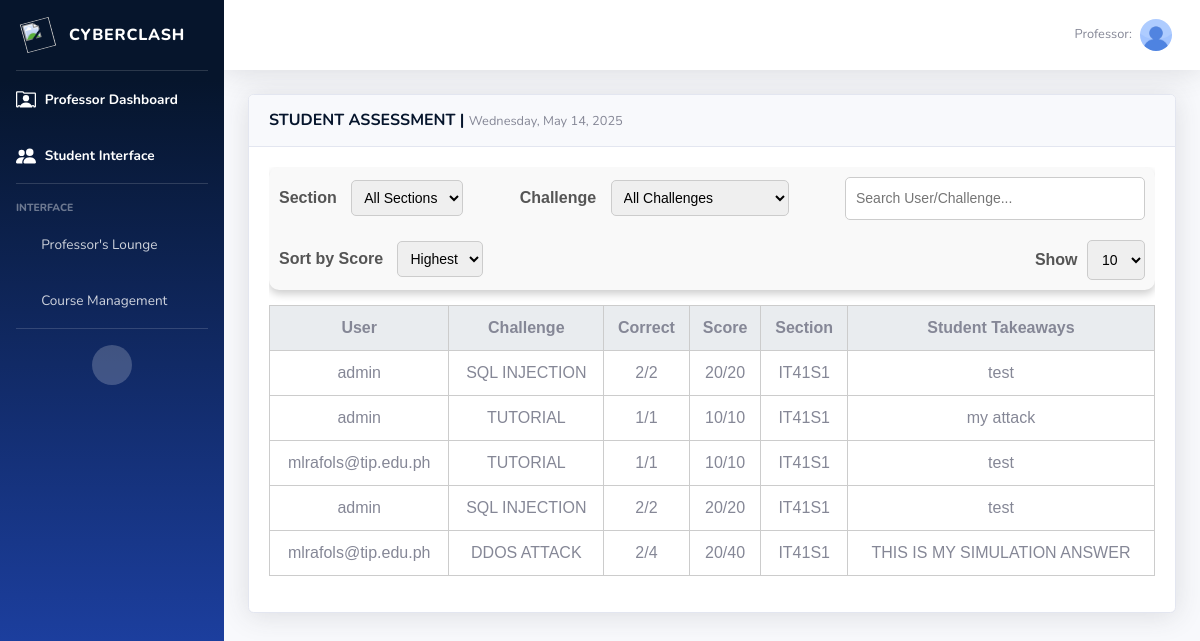
Page /student-assessment/ on the committed database.
### myapp/models.py (models this page shows, shortened)
class Score(models.Model):
    user = models.ForeignKey(User, on_delete=models.CASCADE)
    score = models.IntegerField()
    date_submitted = models.DateField(auto_now_add=True)
    created_at = models.DateTimeField(auto_now_add=True)
    finished = models.BooleanField(default=False)
    category = models.CharField(max_length=255)
    correct_submissions = models.IntegerField(default=0)
    incorrect_submissions = models.IntegerField(default=0)
    canvas_state_title = models.CharField(max_length=100, null=True, blank=True)
    closed_by_user = models.BooleanField(default=False)
    canvas_explanation = models.TextField(null=True, blank=True)
    total_possible_score = models.IntegerField(default=0)  # Total score possible for the challenge
    total_possible_correct_answers = models.IntegerField(default=0)  # Total correct answers possible for the challenge

class UserProfile(models.Model):
    user = models.OneToOneField(User, on_delete=models.CASCADE)
    section = models.CharField(max_length=255, null=False, blank=False)  # Ensure it's not null
    program = models.CharField(max_length=255, null=True, blank=True)   # Optional fields
    course_code = models.CharField(max_length=255, null=True, blank=True)
    course_name = models.CharField(max_length=255, null=True, blank=True)
    profile_image = models.ImageField(upload_to='profile_images/', blank=True, null=True, default='profile_images/default_QBRSs97.jpg')
    is_online = models.BooleanField(default=False)
    score = models.IntegerField(default=0)
    accepted_data_privacy = models.BooleanField(default=False)

### myapp/views.py (the view)
# urls.py: path('student-assessment/', views.student_assessment, name='student_assessment'),
def student_assessment(request):
    scores = Score.objects.select_related('user').all()
    user_profiles = UserProfile.objects.all()  # Get all user profiles
    challenges = CanvasState.objects.all()
    data = []
    for challenge in challenges:
        answered_students = [
            score for score in scores if score.canvas_state_title == challenge.title
        ]
        for score in answered_students:
            user_profile = user_profiles.filter(user_id=score.user_id).first()
            section = user_profile.section if user_profile else "N/A"
            canvas_state_title = score.canvas_state_title or "No Title"
            ratio = (
                f"{score.correct_submissions}/{score.total_possible_correct_answers}"
                if score.total_possible_correct_answers > 0
                else "N/A"
            )
            score_ratio = (
                f"{score.score}/{score.total_possible_score}"
                if score.total_possible_score > 0
                else "N/A"
            )
            canvas_explanation = score.canvas_explanation or "No explanation provided"
            data.append({
                "user": score.user.username,
                "canvas_state_title": canvas_state_title,
                "ratio": ratio,
                "score_ratio": score_ratio,
                "section": section,
                "canvas_explanation": canvas_explanation,
                "challenge_title": challenge.title
            })
    return render(request, 'myapp/professor/professor_answered.html', {
        "data": data,
        "challenges": challenges,
        "user_profiles": user_profiles
    })

### myapp/templates/myapp/professor/professor_answered.html (shortened to what this page needs)
{% load static %}
<!DOCTYPE html>
<html lang="en">
<head>
    <link href="{% static 'vendor/fontawesome-free/css/all.min.css' %}" rel="stylesheet" type="text/css">
    <link href="{% static 'css/sb-admin-2.min.css' %}" rel="stylesheet">
</head>
<body>
    {% include "myapp/professor/professor_sidebar.html" %}
    <div class="container-fluid">
        <div class="card shadow mb-4">
            <div class="card-header py-3">
                <h6 class="m-0 font-weight-bold text-primary">STUDENT ASSESSMENT | <span id="currentDate" class="text-gray-600 small"></span></h6>
            </div>
            <div class="card-body">
                <div class="table-responsive">
<link rel="stylesheet" href="https://cdn.datatables.net/1.10.21/css/jquery.dataTables.min.css">
<div style="display: flex; flex-wrap: wrap; align-items: center; justify-content: space-between; padding: 10px; background-color: #f9f9f9; border-radius: 10px; box-shadow: 0 4px 8px rgba(0, 0, 0, 0.2); margin-bottom: 15px; gap: 20px; font-family: Arial, sans-serif;">
    <div>
        <label for="sectionFilter" style="font-weight: bold; color: #555;">Section</label>
<select id="sectionFilter" onchange="filterData()"
        style="padding: 8px; margin-left: 10px; font-size: 14px; border: 1px solid #ccc; border-radius: 5px;">
    <option value="">All Sections</option>
</select>
    </div>
    <div>
        <label for="challengeFilter" style="font-weight: bold; color: #555;">Challenge</label>
        <select id="challengeFilter" onchange="filterData()" style="padding: 8px; margin-left: 10px; font-size: 14px; border: 1px solid #ccc; border-radius: 5px;">
            <option value="">All Challenges</option>
        </select>
    </div>
    <input type="text" id="searchBar" placeholder="Search User/Challenge..."
           onkeyup="searchTable()"
           style="padding: 10px; font-size: 14px; width: 300px; border: 1px solid #ccc; border-radius: 5px; outline: none; box-sizing: border-box;"/>
<div>
    <label for="sortScoreOrder" style="font-weight: bold; color: #555;">Sort by Score</label>
    <select id="sortScoreOrder" onchange="sortTableByScore()"
            style="padding: 8px; font-size: 14px; margin-left: 10px; border: 1px solid #ccc; border-radius: 5px;">
        <option value="desc">Highest</option>
    </select>
</div>
    <div>
        <label for="entriesSelect" style="font-weight: bold; color: #555;">Show</label>
        <select id="entriesSelect" onchange="updateEntries()"
                style="padding: 10px; font-size: 14px; margin-left: 5px; border: 1px solid #ccc; border-radius: 5px;">
            <option value="10" selected>10</option>
        </select>
    </div>
</div>
<table class="table table-bordered" id="dataTable" width="100%" cellspacing="0" style="border-collapse: collapse; font-family: Arial, sans-serif; text-align: center;">
    <thead class="table-grey" style="background-color: #e9ecef; font-weight: bold;">
        <tr>
            <th style="padding: 10px; border: 1px solid #ccc;">User</th>
            <th style="padding: 10px; border: 1px solid #ccc;">Challenge</th>
            <th style="padding: 10px; border: 1px solid #ccc;">Correct</th>
            <th style="padding: 10px; border: 1px solid #ccc;">Score</th>
            <th style="padding: 10px; border: 1px solid #ccc;">Section</th>
            <th style="padding: 10px; border: 1px solid #ccc;">Student Takeaways</th>
        </tr>
    </thead>
    <tbody id="dataRows">
        {% for item in data %}
        <tr>
            <td style="padding: 10px; border: 1px solid #ccc;">{{ item.user }}</td>
            <td style="padding: 10px; border: 1px solid #ccc;">{{ item.canvas_state_title }}</td>
            <td style="padding: 10px; border: 1px solid #ccc;">{{ item.ratio }}</td>
            <td style="padding: 10px; border: 1px solid #ccc;">{{ item.score_ratio }}</td>
            <td style="padding: 10px; border: 1px solid #ccc;">{{ item.section }}</td>
            <td style="padding: 10px; border: 1px solid #ccc;">{{ item.canvas_explanation }}</td>
        </tr>
        {% endfor %}
    </tbody>
</table>
                </div>
            </div>
        </div>
    </div>
</body>
</html>

### rows in the picture
Score: canvas_state_title "SQL INJECTION" "SQL INJECTION", canvas_explanation "test" "test"
UserProfile: section "IT41S1" "IT41S1" "IT41S1"
Score: canvas_state_title "TUTORIAL", canvas_explanation "my attack"
Score: canvas_state_title "TUTORIAL", canvas_explanation "test"
UserProfile: section "IT41S1" "IT41S1"
Score: canvas_state_title "DDOS ATTACK", canvas_explanation "THIS IS MY SIMULATION ANSWER"

### other values in the picture
{{ item.user }} "admin" "admin" "mlrafols@tip.edu.ph" "admin" "mlrafols@tip.edu.ph"
{{ item.ratio }} "2/2" "1/1" "1/1" "2/2" "2/4"
{{ item.score_ratio }} "20/20" "10/10" "10/10" "20/20" "20/40"
